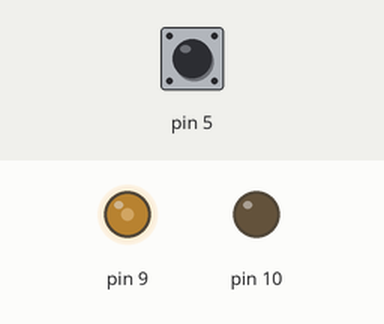
Bench run of a sketch on a simulated Arduino Uno, built with avr-gcc and run on an emulated ATmega328P. Shown: output pins drawn as LEDs (lit = HIGH). Inputs (shaded band) come from the test bench; at power-on: pin 5 HIGH. What the sketch prints to the serial monitor is not drawn.

Above: at 1.2 s.
1.3 s: pin 5 pulsed LOW 2 times (0.12 s each, 0.3 s apart)
Timing chart, 0 to 4.3 s (numbered marks = the images above; inputs shaded):
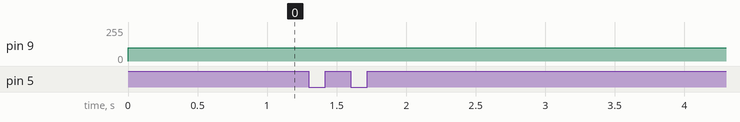

The sketch:

interrupt.ino
```cpp
int i,ilast,jlast;
int k=0;
int j=0;
void setup()
{
 Serial.begin(115200);
pinMode(9,OUTPUT);
pinMode(10,OUTPUT);
pinMode(5,INPUT);
 ilast=digitalRead(5);
}

void loop()
{

  analogWrite(9,100);   // Rotate the DC motor
  analogWrite(10,0);

  i=digitalRead(5);

  if(i!=ilast)  // To chexk whether the moor has rotated
  {
    if(i==1)  // Condition when receiver receives signal from transitter
    {
      j++;
     }
      delay(10);
   }
   ilast=i;

   if(j!=jlast){
     Serial.print(j);

     if(j%17==0 && j!=0)   // Number of steps for full rotation (17 steps)
     {
        k++;
        Serial.println("");
        Serial.print(k);
        Serial.println(" rotation/s complete! ");
        }
    }
    jlast=j;

}
```

Measured:
- after the input at 1.3 s, every drawn part: stays the same
